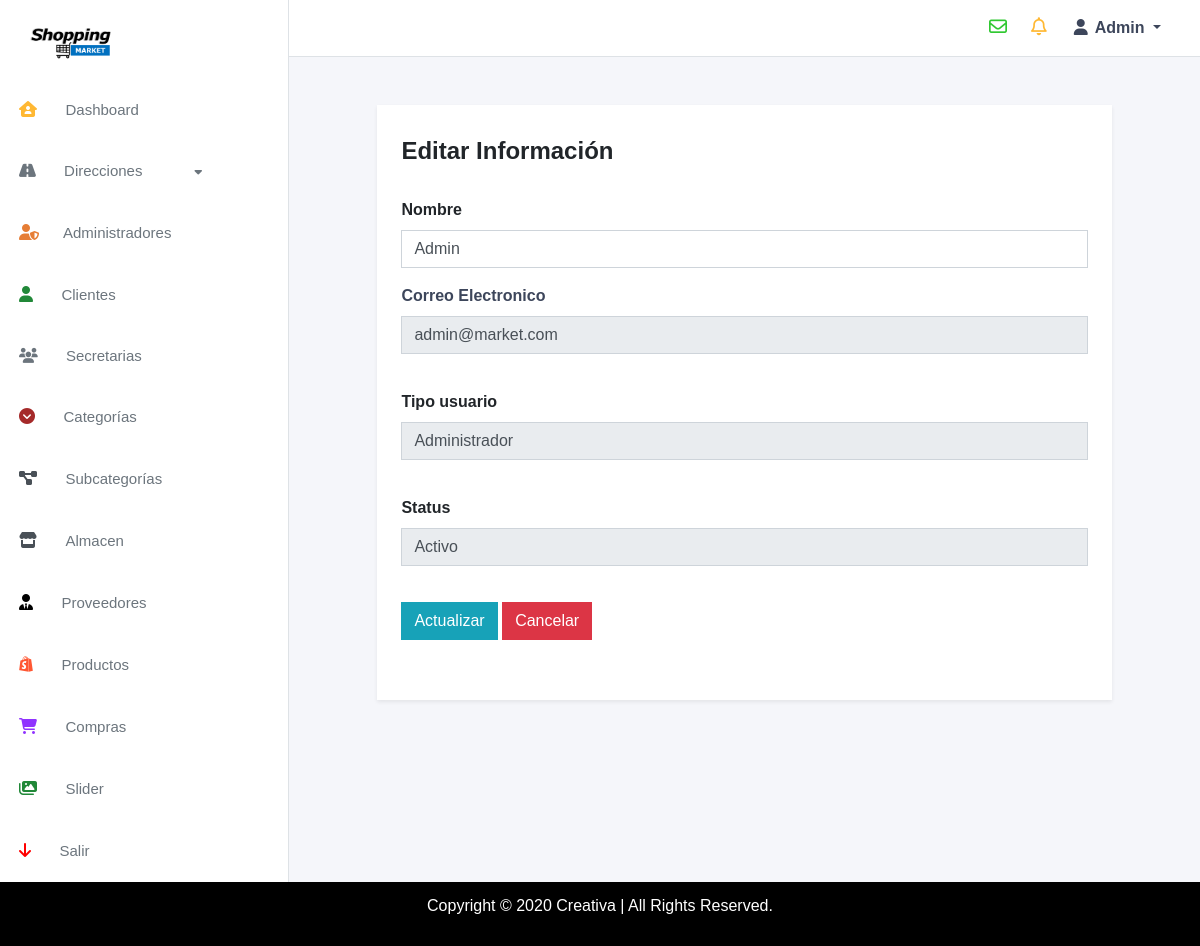
The app's page /admins/store?id=1 (signed in) with its own data.
### tables this page shows
CREATE TABLE users(id_user INT AUTO_INCREMENT PRIMARY KEY,
    name VARCHAR(60) NOT NULL,
    email VARCHAR(60) UNIQUE NOT NULL,
    password VARCHAR(200) NOT NULL,
    level INT(1) NOT NULL,
    status INT(1) NOT NULL,
    sessions INT(1) NOT NULL);

### index.php (called while the page is built, shortened)
<?php
	require_once 'libraries/controller.php';
	require_once 'libraries/database.php';
	$app = new App();
?>

### models/admin/adminsModel.php (called while the page is built, shortened)
<?php
	class AdminsModel extends Model
	{
		function store($id)
		{
			$items = [];
			$query = $this->db->connection()->prepare("SELECT * FROM users WHERE id_user = :id_user");
			try {
				$query->execute(['id_user' => $id]);
				$row = $query->fetch();
				if ($row['level'] == 1) {
					$item = new Admin();
					$item->id_user = $row['id_user'];
					$item->name = $row['name'];
					$item->email = $row['email'];
					$item->password = $row['password'];
					$item->level = $row['level'];
					$item->status = $row['status'];
					array_push($items, $item);
				}
				return $items;
			} catch (PDOException $e) {
				return [];
			}
		}
	}
?>

### libraries/database.php (called while the page is built)
<?php
	class Database
	{
		private $host;
		private $user;
		private $password;
		private $db;
		private $charset;
		function __construct()
		{
			$this->host = constant('HOST');
			$this->user = constant('USER');
			$this->password = constant('PASSWORD');
			$this->db = constant('DB');
			$this->charset = constant('CHARSET');
		}
		function connection()
		{
			try {
				$connection = "mysql:host=" . $this->host . ";dbname=" . $this->db . ";charser=" . $this->charset;
				$options = [
					PDO::ATTR_ERRMODE => PDO::ERRMODE_EXCEPTION,
					PDO::ATTR_EMULATE_PREPARES => false,
				];
				$pdo = new PDO($connection, $this->user, $this->password, $options);
				return $pdo;
			}catch(PDOException $e){
				print_r('Error connection: ' . $e->getMessage());
			}
		}
	}
?>

### libraries/controller.php (called while the page is built, shortened)
<?php
	class Controller
	{
		function loadModel($dir, $model)
		{
			$url = 'models/' . $dir . '/' .$model . 'Model.php';
			if (file_exists($url)) {
				$this->model = new $modelName();
			}
		}
	}
?>

### models/admin/validation.php (called while the page is built, shortened)
<?php
	class Validation extends Model
	{
		function validationSession()
		{
			$query = $this->db->connection()->prepare("SELECT * FROM users WHERE id_user = :id_user");
			try {
				$id = isset($_SESSION['admin']) ? $_SESSION['admin'] : $_SESSION['secretary'];
				$query->execute(['id_user' => $id]);
				$row = $query->fetch();
				if ($row['status'] != "") {
					if ($row['status'] == 1) {
						return true;
					} else {
						return false;
					}
				} else {
					return false;
				}
			} catch (PDOException $e) {
				return false;
			}
		}
	}
?>

### views/admin/admins/edit.php (the view, shortened to what this page needs)
<div id="content" class="container-fluid py-5">
	<section class="">
		<div class="container">
			<div class="row justify-content-center">
				<div class="col-12 col-md-10 form-color p-4 shadow-sm">
					<h4 class="py-2 font-weight-bold">Editar Información</h4>
					<form action="<?= constant('URL'); ?>admins/edit" method="POST" class="js-validation" novalidate>
						<?php
						foreach ($this->admins as $row) :
							$admin = $row;
						?>
							<div class="from-group">
								<label for="name" class="name font-weight-bold pt-3">
									Nombre
								</label>
								<input type="text" name="name" class="form-control" value="<?= $admin->name; ?>" minlength="3" maxlength="20" required>
							</div>
							<div class="form-group">
								<label for="email" class="email font-weight-bold pt-3">
									Correo Electronico
								</label>
								<input type="email" name="email" class="form-control" value="<?= $admin->email; ?>" readonly required>
							</div>
							<div class="form-group">
								<label for="user" class="user font-weight-bold">
									Tipo usuario
								</label>
								<input type="text" name="type_user" class="form-control" value="<?= ($admin->level == 1) ? 'Administrador' : ''; ?>" readonly required>
							</div>
							<div class="form-group">
								<label for="status" class="status font-weight-bold">
									Status
								</label>
								<?php
									$type = '';
									if ($admin->status == 1) {
										$type = 'Activo';
									} else if ($admin->status == 2) {
										$type = 'Verificacion';
									} else if ($admin->status == 3) {
										$type = 'Suspendido';
									}
								?>
								<input type="text" name="status" class="form-control" value="<?= $type; ?>" readonly required>
							</div>
							<div class="form-group mx-auto">
								<input type="submit" class="btn btn-info" value="Actualizar">
								<a href="<?= constant('URL'); ?>admins" class="btn btn-danger btn-cancel">Cancelar</a>
							</div>
						<?php endforeach ?>
					</form>
				</div>
			</div>
		</div>
	</section>
</div>

### public/css/style.css (style rules this page uses)
:root { --primary: #0b254b; --light: #ffffff; --light-blue: #f5f6fa; --grey: #eff2f7; }
* { margin: 0; padding: 0; box-sizing: 0; font-family: 'Montserrat', sans-serif; }
a { text-decoration: none !important; }
.form-color { background-color: #ffff; }
.email, .password { color: #3d465b; font-size: 16; }
.form-group { padding-bottom: 20px; }
input, select { outline: none !important; border-radius: 0 !important; }
.form-control { box-shadow: none !important; }
.form-group a { color: #797a7a; font-weight: bold; }
.shadow-sm { box-shadow: 0 0 1.25rem rgba(11, 37, 75, 0.05); }
#content { overflow-y: auto; height: 100vh; }
.btn-cancel { color: #ffff !important; border-radius: 0 !important; font-weight: 100 !important; }

### records on screen
users: name "Admin", email "admin@market.com", type_user "Administrador", status "Activo"

### other values on screen
$_SESSION['name'] "Admin"
